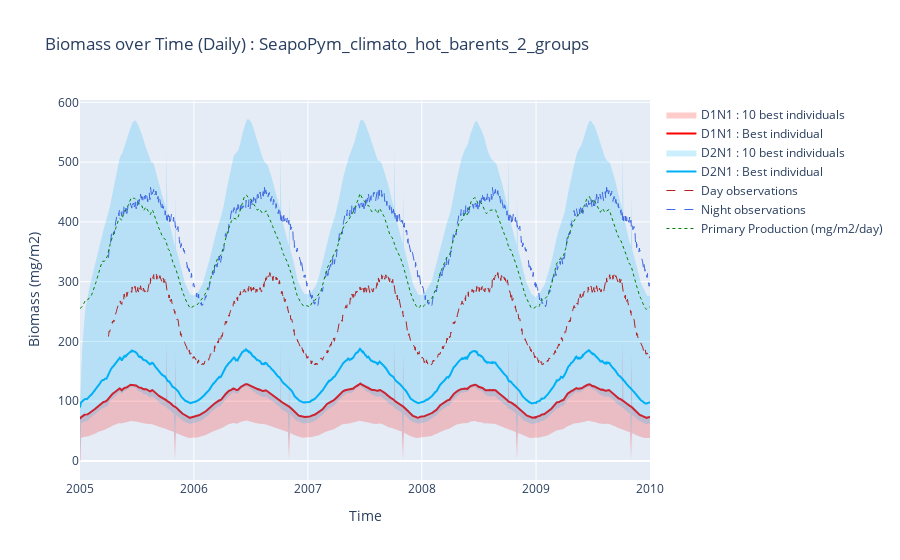

Notebook code for this chart:
### Markdown cell above
### Daily with best individuals

### Code cell
x = best_model.export_biomass().sel(latitude=[LATITUDE], longitude=[LONGITUDE]).time.to_series()
x_rev = pd.concat([x, x[::-1]])

fig = go.Figure()

# D1N1 data
y_D1N1 = (
    best_model.export_biomass()
    .sel(latitude=[LATITUDE], longitude=[LONGITUDE])
    .sel(functional_group=0)
    .pint.quantify()
    .pint.to("mg/m2")
    .pint.dequantify()
    .data.flatten()
)
y_D1N1_upper = max_biomass_D1N1.pint.quantify().pint.to("milligram / meter ** 2")
y_D1N1_lower = min_biomass_D1N1.pint.quantify().pint.to("milligram / meter ** 2")[::-1]
y_D1N1_rev = np.concatenate([y_D1N1_upper, y_D1N1_lower])

# D2N1 data
y_D2N1 = (
    best_model.export_biomass()
    .sel(latitude=[LATITUDE], longitude=[LONGITUDE])
    .sel(functional_group=1)
    .pint.quantify()
    .pint.to("mg/m2")
    .pint.dequantify()
    .data.flatten()
) + y_D1N1
y_D2N1_upper = max_biomass_D2N1.pint.quantify().pint.to("milligram / meter ** 2") + y_D1N1_upper
y_D2N1_lower = min_biomass_D2N1.pint.quantify().pint.to("milligram / meter ** 2")[::-1] + y_D1N1_lower
y_D2N1_rev = np.concatenate([y_D2N1_upper, y_D2N1_lower])

fig = go.Figure()

# D1N1 traces
fig.add_trace(
    go.Scatter(
        x=x_rev,
        y=y_D1N1_rev,
        fill="toself",
        fillcolor="rgba(255,0,0,0.2)",
        line_color="rgba(255,255,255,0)",
        name=f"D1N1 : {NB_INDIVIDUAL_TO_SHOW} best individuals",
    )
)

fig.add_trace(
    go.Scatter(
        x=x,
        y=y_D1N1,
        line_color="rgb(255,0,0)",
        name="D1N1 : Best individual",
    )
)

# D2N1 traces
fig.add_trace(
    go.Scatter(
        x=x_rev,
        y=y_D2N1_rev,
        fill="toself",
        fillcolor="rgba(0,176,246,0.2)",
        line_color="rgba(255,255,255,0)",
        name=f"D2N1 : {NB_INDIVIDUAL_TO_SHOW} best individuals",
    )
)

fig.add_trace(
    go.Scatter(
        x=x,
        y=y_D2N1,
        line_color="rgb(0,176,246)",
        name="D2N1 : Best individual",
    )
)

# OBSERVATIONS ------------------------------------------------ #

fig.add_trace(
    go.Scatter(
        x=observations_hot.day.time.data.flatten(),
        y=observations_hot.day.pint.quantify().pint.to("mg/m2").pint.dequantify().data.flatten(),
        mode="lines",
        name="Day observations",
        line={"dash": "dash", "color": "firebrick", "width": 1},
    )
)

fig.add_trace(
    go.Scatter(
        x=observations_hot.night.time.data.flatten(),
        y=observations_hot.night.pint.quantify().pint.to("mg/m2").pint.dequantify().data.flatten(),
        mode="lines",
        name="Night observations",
        line={"dash": "dash", "color": "royalblue", "width": 1},
    )
)

# PRIMARY PRODUCTION ----------------------------------------- #

fig.add_trace(
    go.Scatter(
        x=best_model.state.sel(latitude=[LATITUDE], longitude=[LONGITUDE]).primary_production.time.data.flatten(),
        y=best_model.state.sel(latitude=[LATITUDE], longitude=[LONGITUDE])
        .primary_production.pint.quantify()
        .pint.to("mg/m2/day")
        .pint.dequantify()
        .data.flatten(),
        mode="lines",
        name="Primary Production (mg/m2/day)",
        line={"dash": "dot", "color": "green", "width": 1},
    )
)

fig.update_layout(
    xaxis_title="Time",
    yaxis_title="Biomass (mg/m2)",
    title=f"Biomass over Time (Daily) : {export_file_name}",
    showlegend=True,
)

fig.show()

### Figure 1 — Plotly figure (JSON) as saved in the notebook; plotly's stock layout.template omitted (floating-point values rounded to 4 significant figures; data arrays with more than 128 entries replaced by an {"elided": "..."} marker saying what was removed)
{"data": [{"fill": "toself", "fillcolor": "rgba(255,0,0,0.2)", "line": {"color": "rgba(255,255,255,0)"}, "name": "D1N1 : 10 best individuals", "type": "scatter", "x": {"elided": "3654 str values"}, "y": {"elided": "3654 float values"}}, {"line": {"color": "rgb(255,0,0)"}, "name": "D1N1 : Best individual", "type": "scatter", "x": {"elided": "1827 str values"}, "y": {"elided": "1827 float values"}}, {"fill": "toself", "fillcolor": "rgba(0,176,246,0.2)", "line": {"color": "rgba(255,255,255,0)"}, "name": "D2N1 : 10 best individuals", "type": "scatter", "x": {"elided": "3654 str values"}, "y": {"elided": "3654 float values"}}, {"line": {"color": "rgb(0,176,246)"}, "name": "D2N1 : Best individual", "type": "scatter", "x": {"elided": "1827 str values"}, "y": {"elided": "1827 float values"}}, {"line": {"color": "firebrick", "dash": "dash", "width": 1}, "mode": "lines", "name": "Day observations", "type": "scatter", "x": {"elided": "1737 str values"}, "y": {"elided": "1737 float values"}}, {"line": {"color": "royalblue", "dash": "dash", "width": 1}, "mode": "lines", "name": "Night observations", "type": "scatter", "x": {"elided": "1737 str values"}, "y": {"elided": "1737 float values"}}, {"line": {"color": "green", "dash": "dot", "width": 1}, "mode": "lines", "name": "Primary Production (mg/m2/day)", "type": "scatter", "x": {"elided": "1827 str values"}, "y": {"elided": "1827 float values"}}], "layout": {"showlegend": true, "title": {"text": "Biomass over Time (Daily) : SeapoPym_climato_hot_barents_2_groups"}, "xaxis": {"title": {"text": "Time"}}, "yaxis": {"title": {"text": "Biomass (mg/m2)"}}}}
